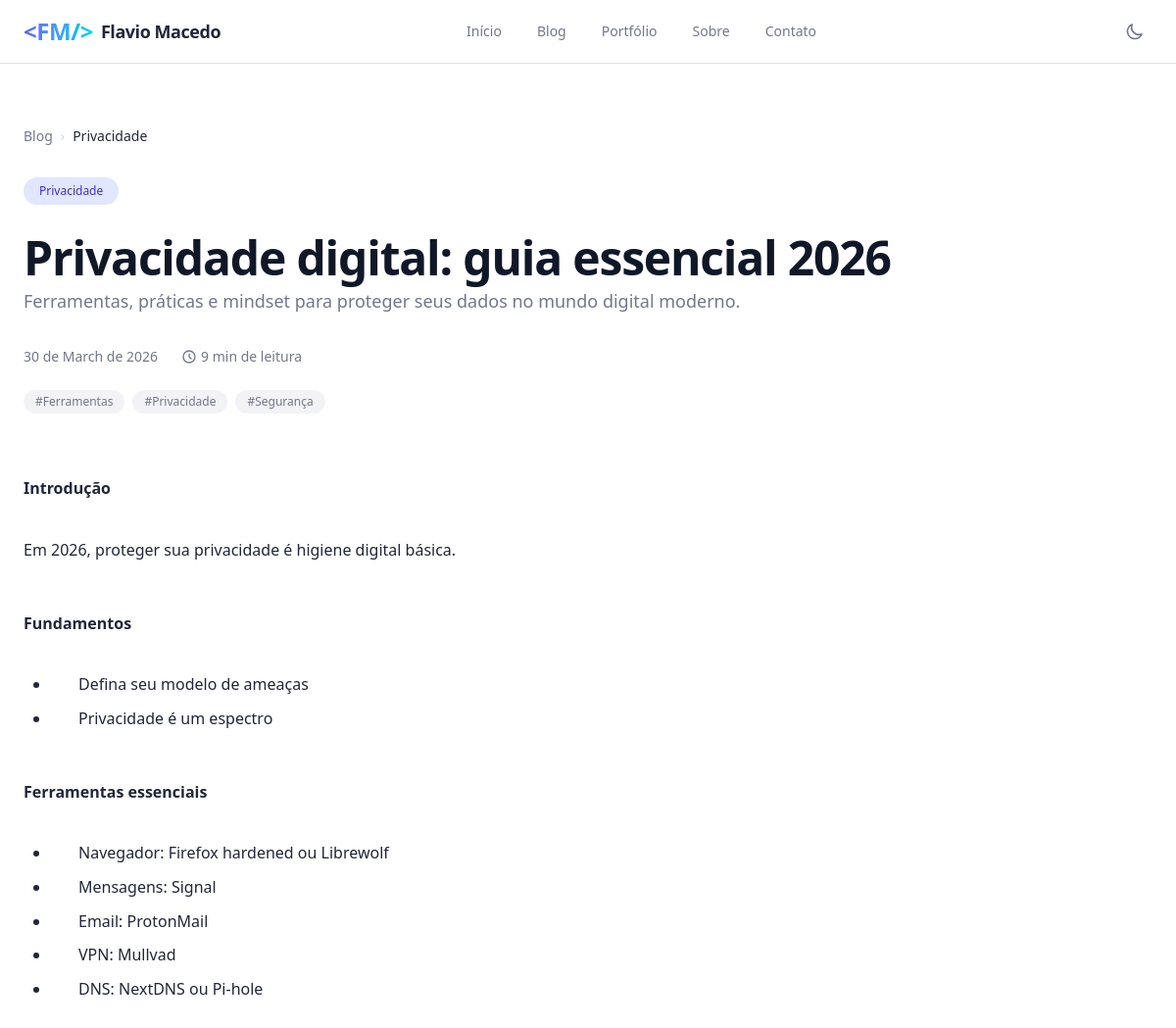
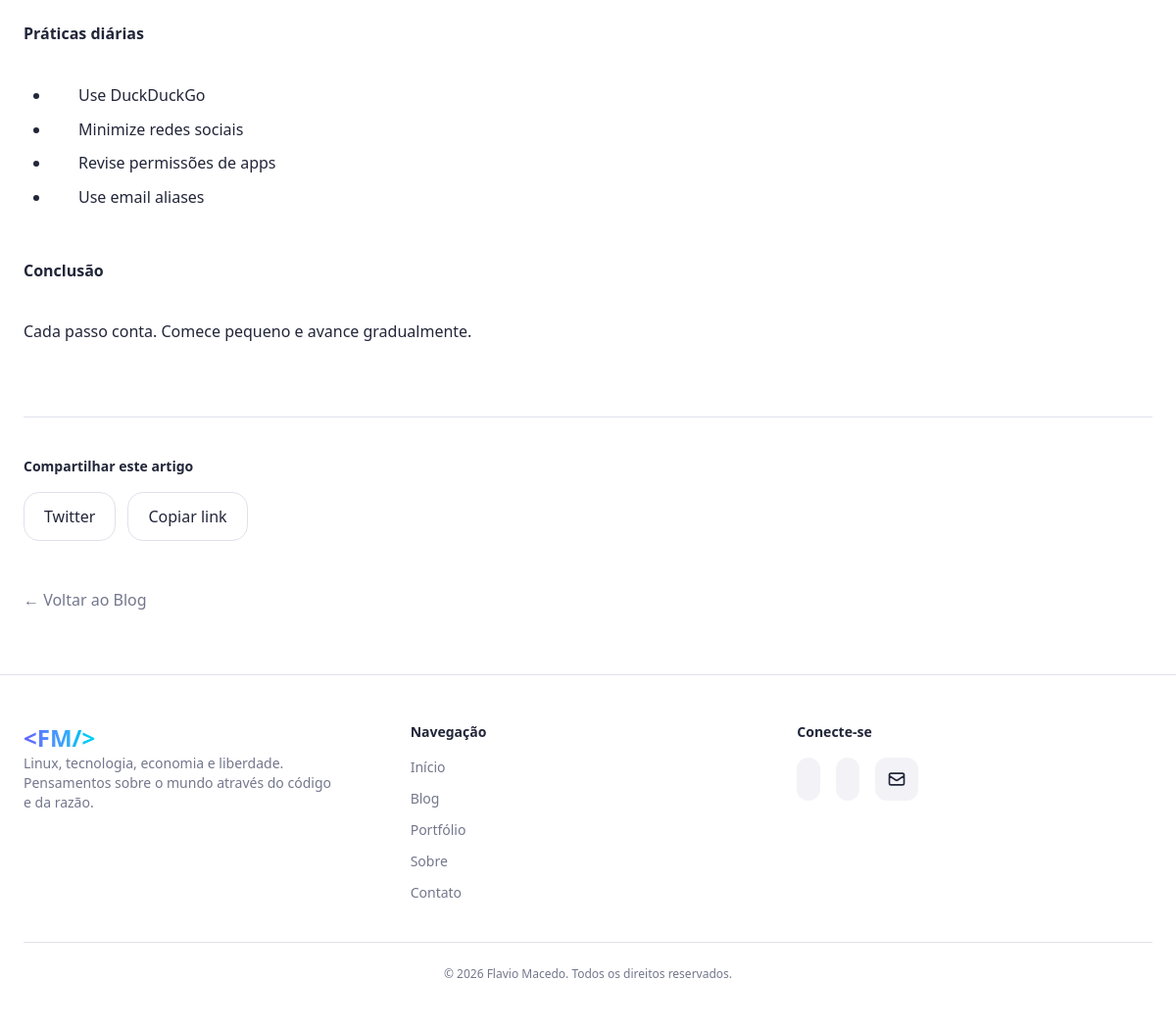
/blog/privacidade-digital-guia-2026/, run on the app's committed database (2 pictures, top to bottom).
### blog/models.py (models this page shows, shortened)
class Post(models.Model):
    title = models.CharField(max_length=200)
    slug = models.SlugField(unique=True)
    content = CKEditor5Field('Conteúdo', config_name='extends')
    excerpt = models.TextField(blank=True)
    category = models.ForeignKey(Category, on_delete=models.CASCADE)
    tags = models.ManyToManyField(Tag, blank=True)
    published_at = models.DateTimeField(auto_now_add=True)
    read_time = models.PositiveIntegerField(default=5)
    views = models.PositiveIntegerField(default=0)
    def save(self, *args, **kwargs):
        if not self.slug:
            self.slug = slugify(self.title)
        super().save(*args, **kwargs)

class Category(models.Model):
    name = models.CharField(max_length=60, unique=True)
    slug = models.SlugField(max_length=70, unique=True)
    description = models.TextField(blank=True, null=True)
    icon = models.CharField(max_length=50, blank=True, help_text="Nome do ícone (ex: terminal, cpu, treding-up)")
    class Meta:
        verbose_name = "Categoria"
        verbose_name_plural = "Categorias"
        ordering = ['name']

class Tag(models.Model):
    name = models.CharField(max_length=40, unique=True)
    slug = models.SlugField(max_length=50, unique=True)
    class Meta:
        verbose_name = "Tag"
        verbose_name_plural = "Tags"
        ordering =['name']

### blog/views.py (the view, shortened to what this page needs)
# urls.py: path("blog/<slug:slug>/", views.PostDetailView.as_view(), name="post_detail"),
class PostDetailView(DetailView):
    model = Post
    template_name = 'blog/post_detail.html'
    context_object_name = 'post'
    slug_field = 'slug'
    slug_url_kwarg = 'slug'
    def get_object(self, queryset = None):
        obj = super().get_object(queryset)
        obj.views += 1
        obj.save(update_fields=['views'])
        return obj
    def get_context_data(self, **kwargs: Any) -> dict[str, Any]:
        context = super().get_context_data(**kwargs)
        context['toc'] = self.generate_toc(self.object.content)
        context['related_posts'] = Post.objects.filter(
            category=self.object.category
        ).exclude(id=self.object.id).order_by('-published_at')[:3]
        return context
    def generate_toc(self, markdown_content):
        import re
        toc = []
        lines = markdown_content.split('\n')
        for line in lines:
            match = re.match(r'^(#{2,3})\s+(.+)', line.strip())
        return toc

### blog/templates/blog/post_detail.html (shortened to what this page needs)
{% extends 'base.html' %}
{% load static %}
{% load lucide %}
{% load clean_html %}
{% block content %}
    <article class="container mx-auto px-6 py-12 md:py-16 max-w-3xl">
        <nav class="flex items-center gap-2 text-sm text-muted-foreground mb-8">
            <a href="{% url 'blog:blog_list' %}" class="hover:text-indigo-500 transition-colors">Blog</a>
            <span class="text-gray-300 dark:text-gray-600">›</span>
            <span class="text-foreground font-medium">{{ post.category.name }}</span>
        </nav>
        <header class="mb-12">
            <span class="inline-block px-4 py-1.5 text-xs font-medium bg-indigo-100 dark:bg-indigo-900 text-indigo-700 dark:text-indigo-300 rounded-full">
                {{ post.category.name }}
            </span>
            <h1 class="mt-6 text-4xl md:text-5xl font-bold tracking-tight leading-tight text-gray-900 dark:text-white">
                {{ post.title }}
            </h1>
            <p class="mt-6 text-lg text-muted-foreground leading-relaxed">
                {{ post.excerpt }}
            </p>
            <div class="mt-8 flex items-center gap-6 text-sm text-muted-foreground">
                <span>{{ post.published_at|date:"d \d\e F \d\e Y"}}</span>
                <span class="flex items-center gap-1">
                    <svg xmlns="http://www.w3.org/2000/svg" class="h-4 w-4" fill="none" viewBox="0 0 24 24" stroke="currentColor">
                        <path stroke-linecap="round" stroke-linejoin="round" stroke-width="2" d="M12 8v4l3 3m6-3a9 9 0 01-18 0 9 9 0 0118 0z" />
                    </svg>
                    {{ post.read_time }} min de leitura
                </span>
            </div>
            <div class="mt-6 flex flex-wrap gap-2">
                {% for tag in post.tags.all %}
                    <span class="text-xs px-3 py-1 bg-muted text-muted-foreground rounded-full">
                        #{{ tag.name }}
                    </span>
                {% endfor %}
            </div>
        </header>
        <div class="flex flex-col lg:flex-row gap-12">
            <div class="prose prose-lg dark:prose-invert max-w-none
                    prose-headings:font-bold prose-headings:tracking-tight prose-headings:mt-10 prose-headings:mb-6
                    prose-p:my-6 prose-p:leading-relaxed prose-p:text-foreground
                    prose-ul:list-disc prose-ul:pl-8 prose-li:my-3 prose-li:text-muted-foreground
                    prose-ol:list-decimal prose-ol:pl-8 prose-li:my-3
                    prose-strong:text-foreground prose-em:text-foreground
                    prose-blockquote:border-l-4 prose-blockquote:border-primary/50 prose-blockquote:pl-6 prose-blockquote:italic
                    prose-table:w-full prose-table:border prose-table:border-border prose-th:bg-muted prose-th:p-3 prose-td:p-3">
                {{ post.content|safe }}
            </div>
        </div>
        <div class="mt-16 pt-10 border-t border-border">
            <h3 class="text-sm font-semibold mb-4 flex items-center gap-2">
                <span>Compartilhar este artigo</span>
            </h3>
            <div class="flex flex-wrap gap-3">
                <a href="https://twitter.com/intent/tweet?text={{ post.title|urlencode }}&url={{ request.build_absolute_uri|urlencode }}"
                    target="_blank" class="inline-flex items-center gap-2 px-5 py-3 rounded-2xl border border-border hover:bg-muted hover:text-indigo-500">
                    {% lucide 'twitter' size=18 %} Twitter
                </a>
                <button onclick="copyToClipboard()"
                        class="inline-flex items-center gap-2 px-5 py-3 rounded-2xl border border-border hover:bg-muted hover:text-indigo-500">
                    {% lucide 'link' size=18 %} Copiar link
                </button>
            </div>
        </div>
        <div class="mt-12">
            <a href="{% url 'blog:blog_list' %}"
            class="inline-flex items-center gap-2 text-muted-foreground hover:text-indigo-500">
                ← Voltar ao Blog
            </a>
        </div>
    </article>
{% endblock content %}

### data on the page
Post: category.name "Privacidade", title "Privacidade digital: guia essencial 2026", excerpt "Ferramentas, práticas e mindset para proteger seus dados no mundo digital moderno.", published_at "30 de March de 2026", read_time "9", content "Introdução Em 2026, proteger sua privacidade é higiene digital básica. Fundamentos Defina seu modelo de ameaças Privacidade é um espectro Ferramentas essenciais Navegador: Firefox hardened ou Librewolf Mensagens: Signal Email: ProtonMail VPN: Mullvad DNS: NextDNS ou Pi-hole Práticas diárias Use DuckDuckGo Minimize redes sociais Revise permissões de apps Use email aliases Conclusão Cada passo conta. Comece pequeno e avance gradualmente."
Tag: name "Ferramentas"
Tag: name "Privacidade"
Tag: name "Segurança"
